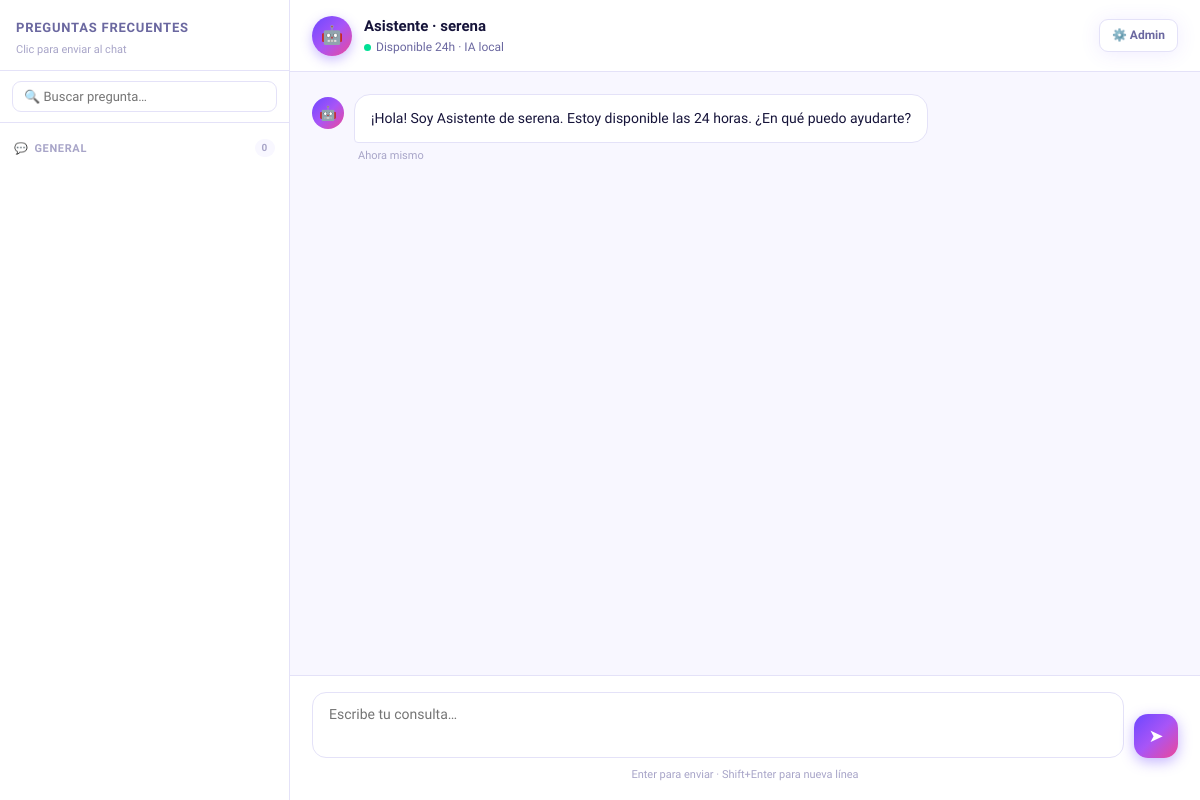
The page /chat/1 on the database its author committed.
### tables this page shows
CREATE TABLE categorias (
                id INTEGER PRIMARY KEY AUTOINCREMENT,
                empresa_id INTEGER NOT NULL,
                nombre TEXT NOT NULL,
                icono TEXT DEFAULT '💬',
                orden INTEGER DEFAULT 0,
                FOREIGN KEY (empresa_id) REFERENCES empresas(id) ON DELETE CASCADE
            );

CREATE TABLE empresas (
                id INTEGER PRIMARY KEY AUTOINCREMENT,
                -- Cuenta
                email TEXT UNIQUE NOT NULL,
                password_hash TEXT NOT NULL,
                -- Paso 1: Identidad
                nombre TEXT NOT NULL,
                sector TEXT,
                descripcion TEXT,
                -- Paso 2: Comunicación
                tono TEXT DEFAULT 'profesional',
                idiomas TEXT DEFAULT 'Español',
                nombre_agente TEXT DEFAULT 'Asistente',
                saludo_inicial TEXT,
                -- Paso 3: Operativa
                horario TEXT,
                zonas_servicio TEXT,
                tiempo_respuesta TEXT,
                -- Paso 4: Productos/Servicios
                productos TEXT,
                precios_info TEXT,
                -- Paso 5: Políticas
                politica_devolucion TEXT,
                politica_envio TEXT,
                garantias TEXT,
                -- Paso 6: Contacto
                email_contacto TEXT,
                telefono TEXT,
                web TEXT,
                direccion TEXT,
                -- Meta
                onboarding_completo INTEGER DEFAULT 0,
                creada_en TIMESTAMP DEFAULT CURRENT_TIMESTAMP
            );

### app.py (the view)
@app.route("/chat/<int:empresa_id>")
def chat_publico(empresa_id):
    with get_db() as db:
        empresa = db.execute("SELECT * FROM empresas WHERE id=?", (empresa_id,)).fetchone()
        if not empresa:
            return "Empresa no encontrada", 404
        categorias = db.execute("SELECT * FROM categorias WHERE empresa_id=? ORDER BY orden", (empresa_id,)).fetchall()
        faqs = db.execute("""
            SELECT f.*, c.nombre as cat_nombre, c.icono as cat_icono
            FROM faqs f JOIN categorias c ON f.categoria_id=c.id
            WHERE f.empresa_id=? AND f.activa=1 ORDER BY c.orden, f.id
        """, (empresa_id,)).fetchall()
    return render_template("chat.html", empresa=empresa, categorias=categorias, faqs=faqs)

### app.py (called while the page is built)
def get_db():
    conn = sqlite3.connect(DB)
    conn.row_factory = sqlite3.Row
    conn.execute("PRAGMA foreign_keys = ON")
    return conn

### templates/chat.html (shortened to what this page needs)
{% extends "base.html" %}
{% block body %}
<aside class="faq-panel">
  <div class="faq-panel-head">
    <h2>Preguntas frecuentes</h2>
    <p>Clic para enviar al chat</p>
  </div>
  <div class="faq-search">
    <input type="text" id="srch" placeholder="🔍 Buscar pregunta…" oninput="buscarFaq(this.value)">
  </div>
  <div class="faq-list" id="faq-list">
    {% for cat in categorias %}
    <div class="faq-cat" data-cat="{{ cat.id }}">
      <div class="faq-cat-head">
        <span>{{ cat.icono }}</span>
        <span>{{ cat.nombre }}</span>
        <span class="faq-count">{{ faqs|selectattr("categoria_id","equalto",cat.id)|list|length }}</span>
      </div>
    </div>
    {% endfor %}
  </div>
</aside>
<div class="chat-area">
  <div class="chat-top">
    <div class="bot-row">
      <div class="bot-av">🤖</div>
      <div>
        <div class="bot-name">{{ empresa.nombre_agente or 'Asistente' }} · {{ empresa.nombre }}</div>
        <div class="bot-status"><span class="dot"></span> Disponible 24h · IA local</div>
      </div>
    </div>
    <a href="/login" class="btn btn-ghost btn-sm">⚙️ Admin</a>
  </div>
  <div class="messages" id="msgs">
    <div class="msg bot">
      <div class="msg-av">🤖</div>
      <div>
        <div class="bubble">
          {{ empresa.saludo_inicial or ('¡Hola! Soy ' + (empresa.nombre_agente or 'el asistente') + ' de ' + empresa.nombre + '. Estoy disponible las 24 horas. ¿En qué puedo ayudarte?') }}
        </div>
        <div class="msg-meta">Ahora mismo</div>
      </div>
    </div>
  </div>
  <div class="input-area">
    <div class="input-row">
      <textarea id="inp" placeholder="Escribe tu consulta…" onkeydown="onKey(event)"></textarea>
      <button class="send-btn" id="sbtn" onclick="send()">➤</button>
    </div>
    <div class="input-hint">Enter para enviar · Shift+Enter para nueva línea</div>
  </div>
</div>
{% endblock %}

### templates/base.html (style rules this page uses)
*, *::before, *::after { box-sizing: border-box; margin: 0; padding: 0; }
:root { --bg: #f8f7ff; --surface: #ffffff; --surface2: #f1f0ff; --border: #e4e2f8; --border2: #ccc9f5; --text: #16143a; --text2: #6b68a0; --text3: #a8a5c8; --violet: #6c47ff; --violet2: #5535e0; --violet-light: #ede9ff; --cyan: #00d4ff; --pink: #ff4ecd; --green: #00e096; --amber: #ffb800; --red: #ff3b6b; --grad: linear-gradient(135deg, #6c47ff 0%, #a855f7 50%, #ec4899 100%); --grad2: linear-gradient(135deg, #00d4ff 0%, #6c47ff 100%); --radius: 12px; --radius-lg: 18px; --shadow: 0 2px 20px rgba(108,71,255,0.10); --shadow-lg: 0 8px 40px rgba(108,71,255,0.18); --font: 'Plus Jakarta Sans', system-ui, sans-serif; --mono: 'JetBrains Mono', monospace; }
body { background: var(--bg); color: var(--text); font-family: var(--font); min-height: 100vh; line-height: 1.6; }
a { color: var(--violet); text-decoration: none; }
input, textarea, select { background: var(--surface); border: 1.5px solid var(--border); color: var(--text); border-radius: var(--radius); padding: 10px 14px; font-size: 14px; width: 100%; font-family: var(--font); outline: none; transition: border 0.2s, box-shadow 0.2s; }
textarea { resize: vertical; min-height: 90px; }
.btn { display: inline-flex; align-items: center; justify-content: center; gap: 7px; padding: 9px 18px; border-radius: var(--radius); border: none; cursor: pointer; font-size: 14px; font-family: var(--font); font-weight: 600; transition: all 0.2s; text-decoration: none; white-space: nowrap; }
.btn-ghost { background: var(--surface); color: var(--text2); border: 1.5px solid var(--border); box-shadow: var(--shadow); }
.btn-sm { padding: 6px 12px; font-size: 12px; border-radius: 9px; }

### rows shown on the page
categorias: icono "💬", nombre "GENERAL", id "0"
empresas: nombre_agente "Asistente", nombre "serena", saludo_inicial+nombre_agente+nombre "¡Hola! Soy Asistente de serena. Estoy disponible las 24 horas. ¿En qué puedo ayudarte?"
